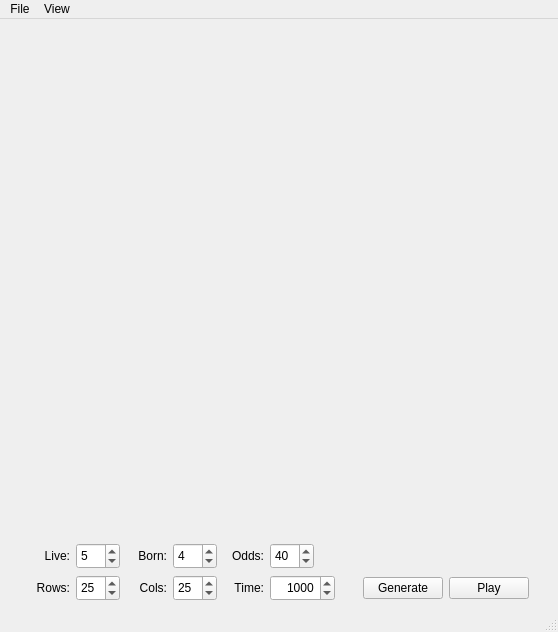
<?xml version="1.0" encoding="UTF-8"?>
<ui version="4.0">
 <class>MainWindow</class>
 <widget class="QMainWindow" name="MainWindow">
  <property name="geometry">
   <rect>
    <x>0</x>
    <y>0</y>
    <width>558</width>
    <height>632</height>
   </rect>
  </property>
  <property name="windowTitle">
   <string>MainWindow</string>
  </property>
  <widget class="QWidget" name="centralwidget">
   <layout class="QVBoxLayout" name="verticalLayout_2">
    <item>
     <layout class="QVBoxLayout" name="verticalLayout">
      <item>
       <widget class="QWidget" name="widgetView" native="true">
        <property name="minimumSize">
         <size>
          <width>500</width>
          <height>500</height>
         </size>
        </property>
        <property name="maximumSize">
         <size>
          <width>16777215</width>
          <height>16777215</height>
         </size>
        </property>
       </widget>
      </item>
      <item>
       <layout class="QHBoxLayout" name="horizontalLayout">
        <item>
         <spacer name="horizontalSpacer_2">
          <property name="orientation">
           <enum>Qt::Horizontal</enum>
          </property>
          <property name="sizeType">
           <enum>QSizePolicy::Fixed</enum>
          </property>
          <property name="sizeHint" stdset="0">
           <size>
            <width>20</width>
            <height>20</height>
           </size>
          </property>
         </spacer>
        </item>
        <item>
         <widget class="QLabel" name="lblLive">
          <property name="minimumSize">
           <size>
            <width>41</width>
            <height>0</height>
           </size>
          </property>
          <property name="text">
           <string>Live:</string>
          </property>
          <property name="alignment">
           <set>Qt::AlignRight|Qt::AlignTrailing|Qt::AlignVCenter</set>
          </property>
         </widget>
        </item>
        <item>
         <widget class="QSpinBox" name="sbLive">
          <property name="minimumSize">
           <size>
            <width>44</width>
            <height>26</height>
           </size>
          </property>
          <property name="maximumSize">
           <size>
            <width>44</width>
            <height>26</height>
           </size>
          </property>
          <property name="minimum">
           <number>1</number>
          </property>
          <property name="maximum">
           <number>50</number>
          </property>
          <property name="value">
           <number>5</number>
          </property>
         </widget>
        </item>
        <item>
         <widget class="QLabel" name="lblBorn">
          <property name="minimumSize">
           <size>
            <width>41</width>
            <height>0</height>
           </size>
          </property>
          <property name="text">
           <string>Born:</string>
          </property>
          <property name="alignment">
           <set>Qt::AlignRight|Qt::AlignTrailing|Qt::AlignVCenter</set>
          </property>
         </widget>
        </item>
        <item>
         <widget class="QSpinBox" name="sbBorn">
          <property name="minimumSize">
           <size>
            <width>44</width>
            <height>26</height>
           </size>
          </property>
          <property name="maximumSize">
           <size>
            <width>44</width>
            <height>26</height>
           </size>
          </property>
          <property name="minimum">
           <number>1</number>
          </property>
          <property name="maximum">
           <number>50</number>
          </property>
          <property name="value">
           <number>4</number>
          </property>
         </widget>
        </item>
        <item>
         <widget class="QLabel" name="lblOdds">
          <property name="minimumSize">
           <size>
            <width>41</width>
            <height>0</height>
           </size>
          </property>
          <property name="text">
           <string>Odds:</string>
          </property>
          <property name="alignment">
           <set>Qt::AlignRight|Qt::AlignTrailing|Qt::AlignVCenter</set>
          </property>
         </widget>
        </item>
        <item>
         <widget class="QSpinBox" name="sbOdds">
          <property name="minimumSize">
           <size>
            <width>44</width>
            <height>26</height>
           </size>
          </property>
          <property name="maximumSize">
           <size>
            <width>44</width>
            <height>26</height>
           </size>
          </property>
          <property name="maximum">
           <number>100</number>
          </property>
          <property name="value">
           <number>40</number>
          </property>
         </widget>
        </item>
        <item>
         <spacer name="horizontalSpacer">
          <property name="orientation">
           <enum>Qt::Horizontal</enum>
          </property>
          <property name="sizeHint" stdset="0">
           <size>
            <width>40</width>
            <height>20</height>
           </size>
          </property>
         </spacer>
        </item>
       </layout>
      </item>
      <item>
       <layout class="QHBoxLayout" name="horizontalLayout_2">
        <item>
         <spacer name="horizontalSpacer_5">
          <property name="orientation">
           <enum>Qt::Horizontal</enum>
          </property>
          <property name="sizeType">
           <enum>QSizePolicy::Fixed</enum>
          </property>
          <property name="sizeHint" stdset="0">
           <size>
            <width>20</width>
            <height>20</height>
           </size>
          </property>
         </spacer>
        </item>
        <item>
         <widget class="QLabel" name="lblRows">
          <property name="minimumSize">
           <size>
            <width>41</width>
            <height>0</height>
           </size>
          </property>
          <property name="text">
           <string>Rows:</string>
          </property>
          <property name="alignment">
           <set>Qt::AlignRight|Qt::AlignTrailing|Qt::AlignVCenter</set>
          </property>
         </widget>
        </item>
        <item>
         <widget class="QSpinBox" name="sbRows">
          <property name="minimumSize">
           <size>
            <width>44</width>
            <height>26</height>
           </size>
          </property>
          <property name="maximumSize">
           <size>
            <width>44</width>
            <height>26</height>
           </size>
          </property>
          <property name="minimum">
           <number>1</number>
          </property>
          <property name="maximum">
           <number>50</number>
          </property>
          <property name="value">
           <number>25</number>
          </property>
         </widget>
        </item>
        <item>
         <widget class="QLabel" name="lblCols">
          <property name="minimumSize">
           <size>
            <width>41</width>
            <height>0</height>
           </size>
          </property>
          <property name="text">
           <string>Cols:</string>
          </property>
          <property name="alignment">
           <set>Qt::AlignRight|Qt::AlignTrailing|Qt::AlignVCenter</set>
          </property>
         </widget>
        </item>
        <item>
         <widget class="QSpinBox" name="sbCols">
          <property name="minimumSize">
           <size>
            <width>44</width>
            <height>26</height>
           </size>
          </property>
          <property name="maximumSize">
           <size>
            <width>44</width>
            <height>26</height>
           </size>
          </property>
          <property name="minimum">
           <number>1</number>
          </property>
          <property name="maximum">
           <number>50</number>
          </property>
          <property name="value">
           <number>25</number>
          </property>
         </widget>
        </item>
        <item>
         <widget class="QLabel" name="lblTimeout">
          <property name="minimumSize">
           <size>
            <width>41</width>
            <height>0</height>
           </size>
          </property>
          <property name="text">
           <string>Time:</string>
          </property>
          <property name="alignment">
           <set>Qt::AlignRight|Qt::AlignTrailing|Qt::AlignVCenter</set>
          </property>
         </widget>
        </item>
        <item>
         <widget class="QSpinBox" name="sbTimeout">
          <property name="minimumSize">
           <size>
            <width>65</width>
            <height>26</height>
           </size>
          </property>
          <property name="maximumSize">
           <size>
            <width>44</width>
            <height>26</height>
           </size>
          </property>
          <property name="layoutDirection">
           <enum>Qt::LeftToRight</enum>
          </property>
          <property name="alignment">
           <set>Qt::AlignRight|Qt::AlignTrailing|Qt::AlignVCenter</set>
          </property>
          <property name="minimum">
           <number>0</number>
          </property>
          <property name="maximum">
           <number>10000</number>
          </property>
          <property name="value">
           <number>1000</number>
          </property>
         </widget>
        </item>
        <item>
         <spacer name="horizontalSpacer_4">
          <property name="orientation">
           <enum>Qt::Horizontal</enum>
          </property>
          <property name="sizeHint" stdset="0">
           <size>
            <width>40</width>
            <height>20</height>
           </size>
          </property>
         </spacer>
        </item>
        <item>
         <widget class="QPushButton" name="pbGenerate">
          <property name="text">
           <string>Generate</string>
          </property>
         </widget>
        </item>
        <item>
         <widget class="QPushButton" name="pbPlay">
          <property name="text">
           <string>Play</string>
          </property>
         </widget>
        </item>
        <item>
         <spacer name="horizontalSpacer_3">
          <property name="orientation">
           <enum>Qt::Horizontal</enum>
          </property>
          <property name="sizeType">
           <enum>QSizePolicy::Fixed</enum>
          </property>
          <property name="sizeHint" stdset="0">
           <size>
            <width>20</width>
            <height>20</height>
           </size>
          </property>
         </spacer>
        </item>
       </layout>
      </item>
     </layout>
    </item>
   </layout>
  </widget>
  <widget class="QMenuBar" name="menubar">
   <property name="geometry">
    <rect>
     <x>0</x>
     <y>0</y>
     <width>558</width>
     <height>22</height>
    </rect>
   </property>
   <widget class="QMenu" name="menuFile">
    <property name="title">
     <string>File</string>
    </property>
    <addaction name="actionOpen_Maze"/>
    <addaction name="actionOpen_Cave"/>
    <addaction name="separator"/>
    <addaction name="actionExit"/>
   </widget>
   <widget class="QMenu" name="menuView">
    <property name="title">
     <string>View</string>
    </property>
    <addaction name="actionMaze"/>
    <addaction name="actionCave"/>
   </widget>
   <addaction name="menuFile"/>
   <addaction name="menuView"/>
  </widget>
  <widget class="QStatusBar" name="statusbar"/>
  <action name="actionOpen_Maze">
   <property name="text">
    <string>Open Maze</string>
   </property>
  </action>
  <action name="actionExit">
   <property name="text">
    <string>Exit</string>
   </property>
  </action>
  <action name="actionOpen_Cave">
   <property name="text">
    <string>Open Cave</string>
   </property>
  </action>
  <action name="actionMaze">
   <property name="text">
    <string>Maze</string>
   </property>
  </action>
  <action name="actionCave">
   <property name="text">
    <string>Cave</string>
   </property>
  </action>
 </widget>
 <resources/>
 <connections/>
</ui>
